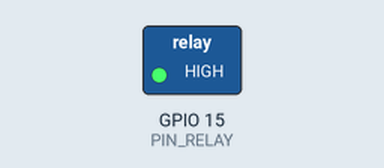
Bench run of a sketch on a simulated ESP32. Parts: switched loads named in the sketch (green lamp = pin HIGH).

Above: at 1.5 s.
At 4.5 s:
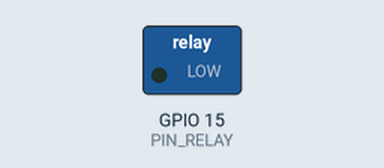
Timing chart, 0 to 7.8 s (numbered marks = the images above):
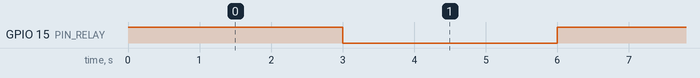

Measured:
- by itself, GPIO 15 (PIN_RELAY): alternates HIGH for 3.0 s and LOW for 3.0 s

The sketch:

____.ino
```cpp
#define PIN_RELAY 15 // Определяем пин, используемый для подключения реле

void setup()
{
  Serial.begin(115200);
  pinMode(PIN_RELAY, OUTPUT); // Объявляем пин реле как выход
}
void loop()
{
  digitalWrite(PIN_RELAY, HIGH); // Отключаем реле - посылаем высокий уровень сигнала
  delay(3000);
  digitalWrite(PIN_RELAY, LOW);
  delay(3000);
}
```
